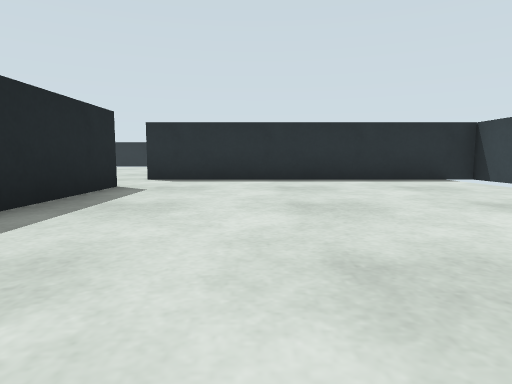
[1] (above)

22 first-person views from a walk through a world built for the Gazebo simulator. The camera is 0.5 m above the floor, tilts 6° down and sees 75° across. The floor is counted in squares, 1 m on a side. Each view is taken from the middle of a square. On the plan, view 1 faces up. The plan holds only what a view shows up to about 9 squares ahead; the rest is blank. The place goes on beyond the plan.

[2]
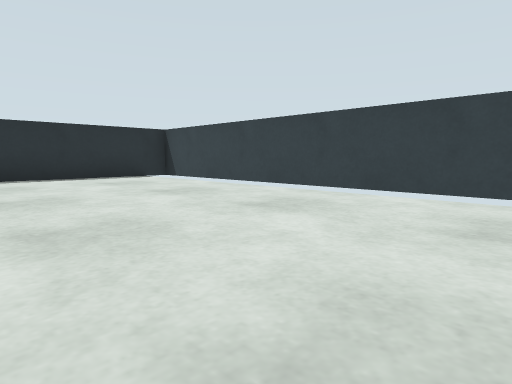

[3]
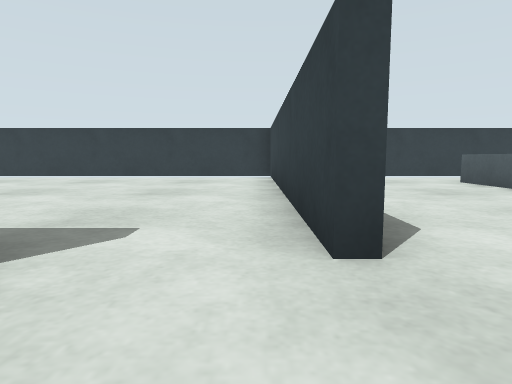

[4]
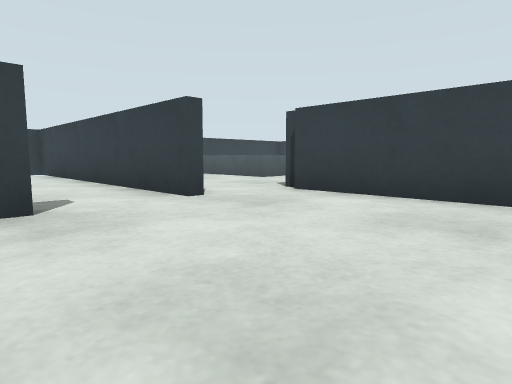

[5]
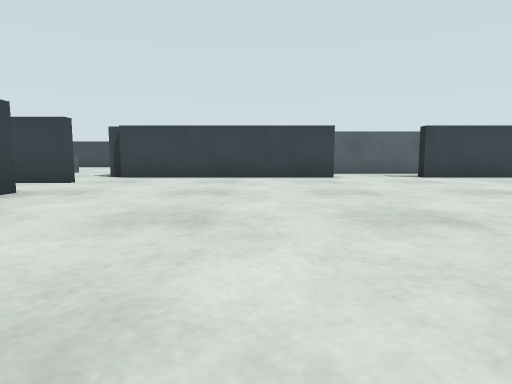

[6]
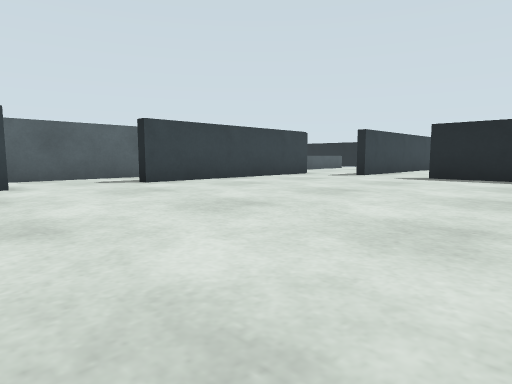

[7]
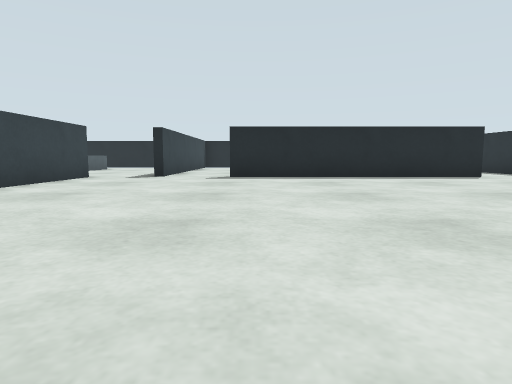

[8]
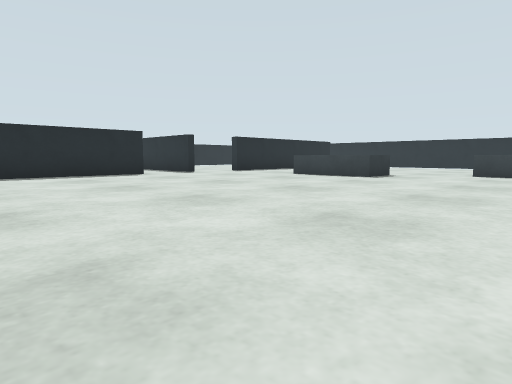

[9]
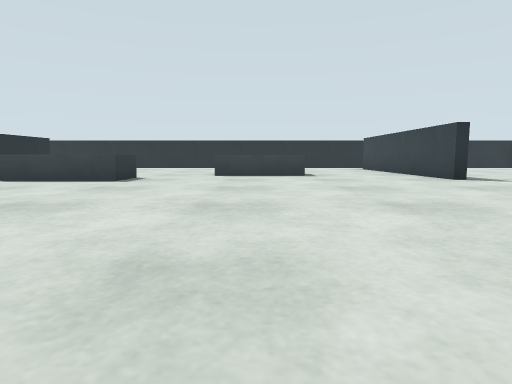

[10]
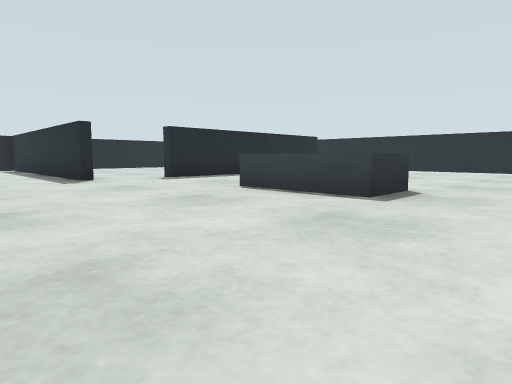

[11]
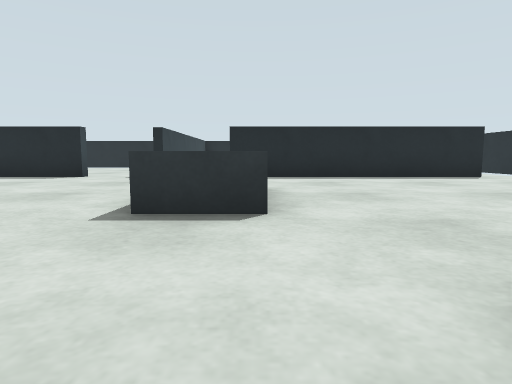

[12]
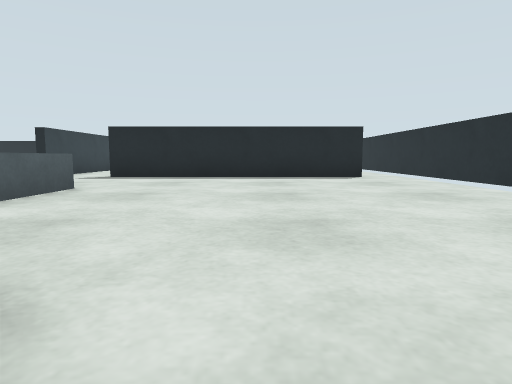

[13]
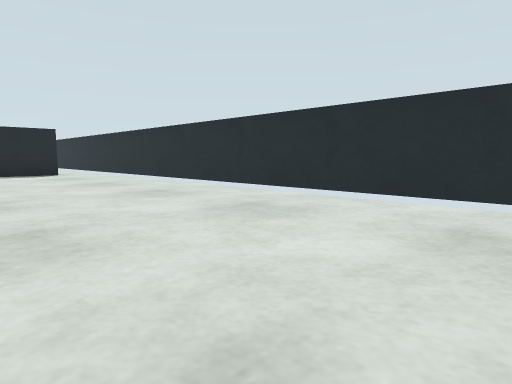

[14]
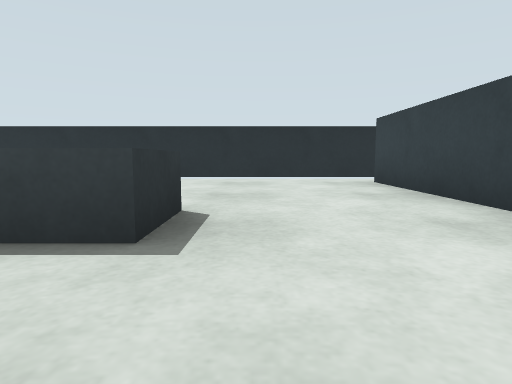

[15]
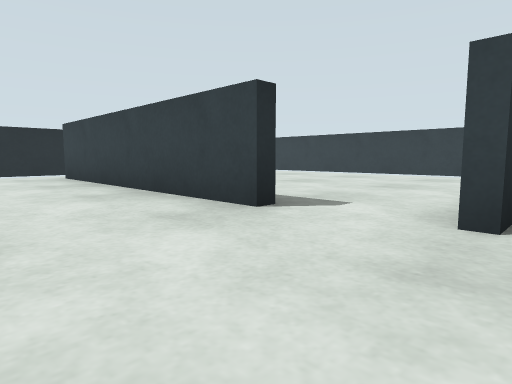

[16]
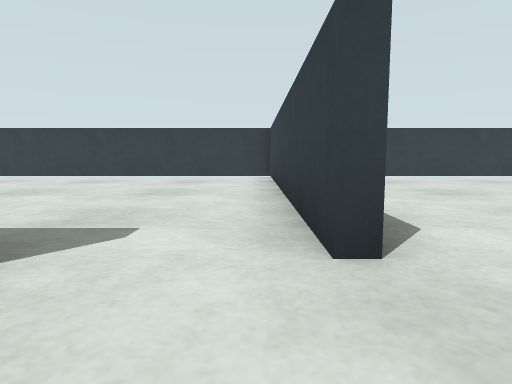

[17]
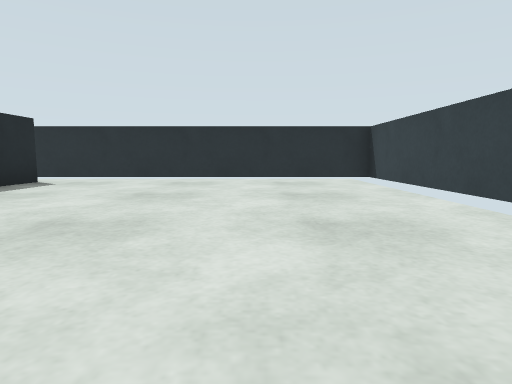

[18]
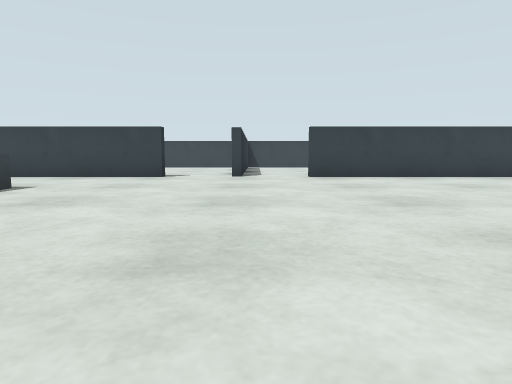

[19]
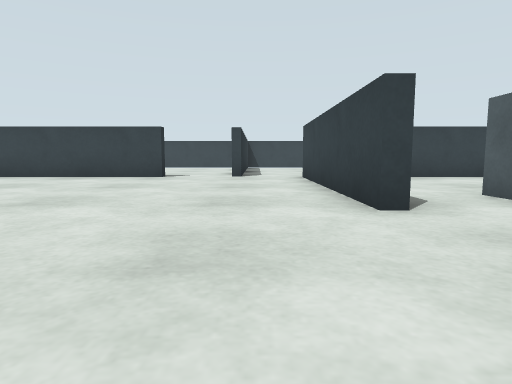

[20]
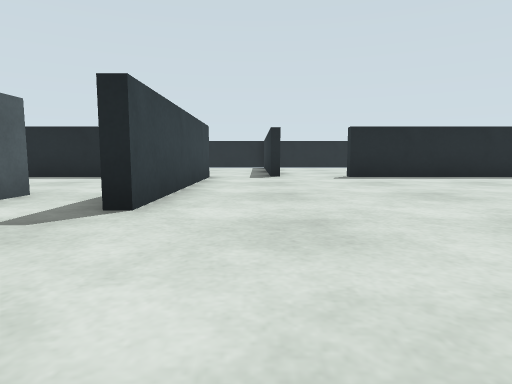

[21]
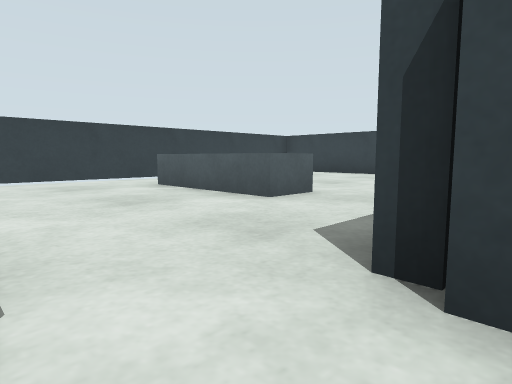

[22]
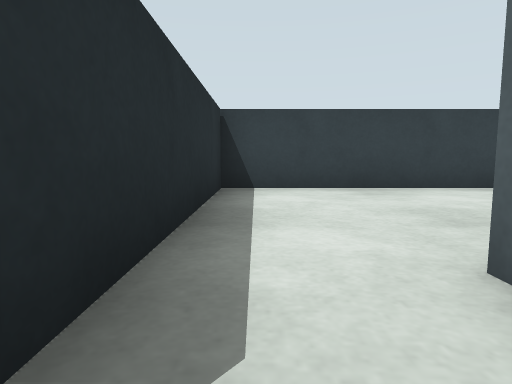

### Floor plan
Ten units are one square. View 1 is at (0, 0); x grows to the right and y downward. Boxes are objects, and circles mark ways between rooms. Rooms are numbered by the first view taken in them; rooms with no view inside come last. Other rooms are left out.
<svg viewBox="-170 -178 224 258">
<path fill="none" stroke="#000" d="M-24 -58 -24 -30M-25 24 45 24M48 25 48 -69M49 -74 -25 -74M-158 -57 -154 -57 -154 7M-25 -76 -15 -76M-161 -76 -155 -76M-22 -93 -26 -93 -26 -158M-22 7 -26 7 -26 -58M-80 42 -26 42M-161 24 -155 24M-154 42 -100 42M-154 -158 -154 -93M-154 69 -154 75M-26 75 -26 44 -74 44M-14 -173 -161 -173M-15 -76 45 -76M-24 -158 -24 -146M48 -69 48 -173 -14 -173"/>
<rect x="-125" y="-105" width="30" height="20" fill="#bbb"><title>grey box</title></rect>
<rect x="-115" y="55" width="50" height="10" fill="#bbb"><title>grey box</title></rect>
<rect x="-85" y="-125" width="30" height="20" fill="#bbb"><title>grey box</title></rect>
<circle cx="-20" cy="-60" r="3" fill="#2a7"/>
<circle cx="-20" cy="15" r="3" fill="#2a7"/>
<circle cx="-20" cy="-160" r="3" fill="#2a7"/>
<circle cx="-20" cy="-85" r="3" fill="#2a7"/>
<text x="10" y="-20">1</text>
<text x="-90" y="-50">2</text>
<text x="10" y="-120">3</text>
</svg>
Room 1 opens to room 2. Room 2 opens to room 3.

Where each view was taken, in squares from view 1:
view 1: 0 up, 0 right, facing up
view 2: 1 down, 0 right, facing up-right
view 3: 2 down, 4 left, facing right
view 4: 0 up, 6 left, facing down-right
view 5: 4 up, 6 left, facing down
view 6: 2 up, 7 left, facing down-left
view 7: 0 up, 7 left, facing left
view 8: 1 up, 6 left, facing up-left
view 9: 2 up, 7 left, facing up
view 10: 5 up, 8 left, facing up-left
view 11: 10 up, 7 left, facing left
view 12: 13 up, 7 left, facing left
view 13: 13 up, 5 left, facing up-left
view 14: 9 up, 5 left, facing up
view 15: 7 up, 5 left, facing up-right
view 16: 8 up, 4 left, facing right
view 17: 9 up, 2 right, facing up
view 18: 7 up, 11 left, facing right
view 19: 3 down, 11 left, facing right
view 20: 3 down, 7 left, facing left
view 21: 3 down, 3 left, facing down-right
view 22: 5 down, 8 left, facing right
